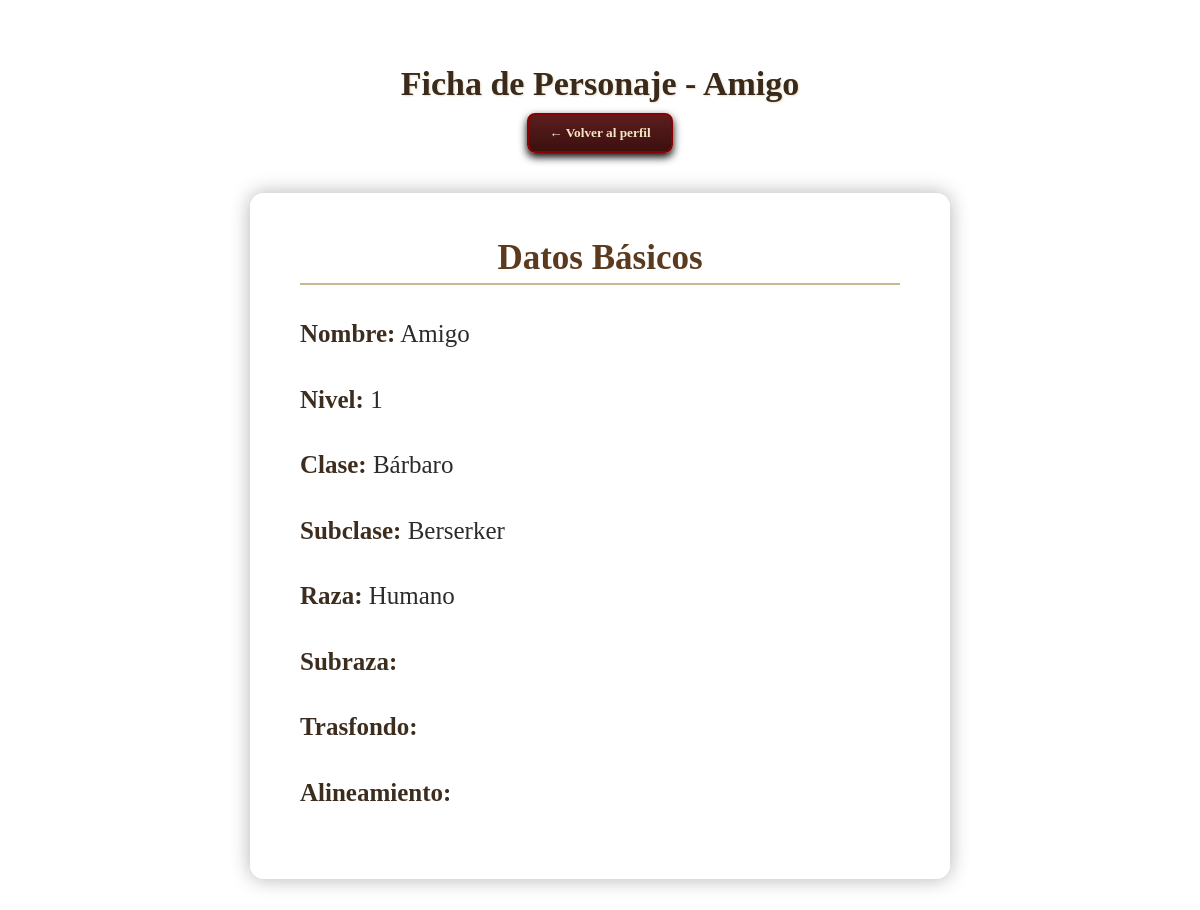
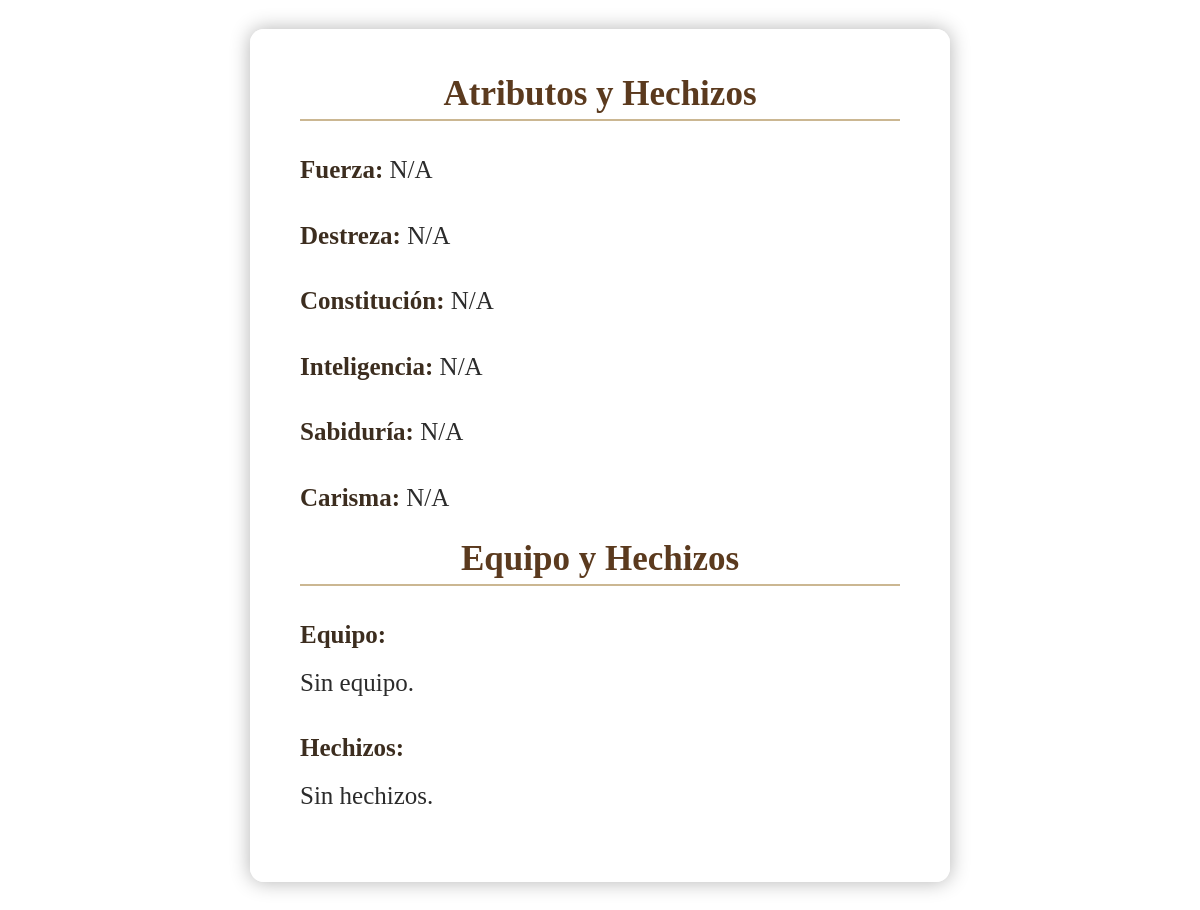
The app's page /Fichas/ver_ficha.php?id=10 (signed in) with its own data (2 pictures, top to bottom).
### tables this page shows
CREATE TABLE `fichas` (
  `id` int(11) NOT NULL,
  `usuario_id` int(11) NOT NULL,
  `nombre` varchar(255) NOT NULL,
  `nivel` int(11) NOT NULL,
  `clase` varchar(100) NOT NULL,
  `subclase` varchar(100) DEFAULT NULL,
  `raza` varchar(100) NOT NULL,
  `subraza` varchar(100) DEFAULT NULL,
  `trasfondo` text DEFAULT NULL,
  `alineamiento` varchar(100) DEFAULT NULL,
  `imagen` varchar(255) DEFAULT NULL,
  `fuerza` int(11) DEFAULT NULL,
  `destreza` int(11) DEFAULT NULL,
  `constitucion` int(11) DEFAULT NULL,
  `inteligencia` int(11) DEFAULT NULL,
  `sabiduria` int(11) DEFAULT NULL,
  `carisma` int(11) DEFAULT NULL,
  `equipo` text DEFAULT NULL,
  `hechizos` text DEFAULT NULL
);

### Fichas/ver_ficha.php (the view, shortened to what this page needs)
<?php
require_once '../conexion.php';
$id_ficha = intval($_GET['id']);
$usuario_id = $_SESSION['usuario_id'];
try {
    $query = "SELECT * FROM fichas WHERE id = :id AND usuario_id = :usuario_id";
    $stmt = $pdo->prepare($query);
    $stmt->execute(['id' => $id_ficha, 'usuario_id' => $usuario_id]);
    $ficha = $stmt->fetch(PDO::FETCH_ASSOC);
} catch (Exception $e) {
    echo "Error al obtener la ficha: " . $e->getMessage();
    exit();
}
?>
<!DOCTYPE html>
<html lang="es">
<head>
</head>
<body>
<header>Ficha de Personaje - <?php echo htmlspecialchars($ficha['nombre']); ?></header>
<div class="volver">
    <button onclick="window.location.href='../Php/perfil.php'">← Volver al perfil</button>
</div>
<div class="book">
    <div class="page">
        <h2>Datos Básicos</h2>
        <p><strong>Nombre:</strong> <?php echo htmlspecialchars($ficha['nombre']); ?></p>
        <p><strong>Nivel:</strong> <?php echo htmlspecialchars($ficha['nivel']); ?></p>
        <p><strong>Clase:</strong> <?php echo htmlspecialchars($ficha['clase']); ?></p>
        <p><strong>Subclase:</strong> <?php echo htmlspecialchars($ficha['subclase']); ?></p>
        <p><strong>Raza:</strong> <?php echo htmlspecialchars($ficha['raza']); ?></p>
        <p><strong>Subraza:</strong> <?php echo htmlspecialchars($ficha['subraza']); ?></p>
        <p><strong>Trasfondo:</strong> <?php echo htmlspecialchars($ficha['trasfondo']); ?></p>
        <p><strong>Alineamiento:</strong> <?php echo htmlspecialchars($ficha['alineamiento']); ?></p>
    </div>
    <div class="page">
        <h2>Atributos y Hechizos</h2>
        <p><strong>Fuerza:</strong> <?php echo htmlspecialchars($ficha['fuerza'] ?? 'N/A'); ?></p>
        <p><strong>Destreza:</strong> <?php echo htmlspecialchars($ficha['destreza'] ?? 'N/A'); ?></p>
        <p><strong>Constitución:</strong> <?php echo htmlspecialchars($ficha['constitucion'] ?? 'N/A'); ?></p>
        <p><strong>Inteligencia:</strong> <?php echo htmlspecialchars($ficha['inteligencia'] ?? 'N/A'); ?></p>
        <p><strong>Sabiduría:</strong> <?php echo htmlspecialchars($ficha['sabiduria'] ?? 'N/A'); ?></p>
        <p><strong>Carisma:</strong> <?php echo htmlspecialchars($ficha['carisma'] ?? 'N/A'); ?></p>
        <h2>Equipo y Hechizos</h2>
        <p><strong>Equipo:</strong><br><?php echo nl2br(htmlspecialchars($ficha['equipo'] ?? 'Sin equipo.')); ?></p>
        <p><strong>Hechizos:</strong><br><?php echo nl2br(htmlspecialchars($ficha['hechizos'] ?? 'Sin hechizos.')); ?></p>
    </div>
</div>
</body>
</html>

### Fichas/ver_ficha.php (style rules this page uses)
* { margin: 0; padding: 0; box-sizing: border-box; }
body { background-image: url('https://st5.depositphotos.com/1001735/64454/i/450/depositphotos_644548132-stock-photo-old-yellowed-open-book-black.jpg'); background-size: cover; background-position: center center; background-repeat: no-repeat; font-family: 'Georgia', serif; color: #2b2b2b; padding: 40px 20px; }
header { text-align: center; padding: 25px 0 10px; color: #3a2a1c; font-size: 34px; font-weight: bold; text-shadow: 1px 1px 2px #e9ddc2; }
.volver { text-align: center; margin-bottom: 40px; }
.volver button { background: linear-gradient(to bottom, #5c1e1e, #3c0f0f); color: #f5e6c4; padding: 10px 20px; border: 2px solid #8b0000; border-radius: 8px; font-weight: bold; font-family: 'Cinzel', serif; cursor: pointer; transition: all 0.3s ease; box-shadow: 0 4px 8px #000; }
.book { display: flex; justify-content: center; flex-wrap: wrap; gap: 60px; padding: 0 20px; }
.page { background-color: rgba(255, 255, 255, 0.95); padding: 45px 50px; border-radius: 14px; width: 700px; max-width: 95vw; box-shadow: 0 0 20px rgba(0,0,0,0.3); }
.page h2 { text-align: center; font-size: 35px; color: #5b3a1e; border-bottom: 2px solid #cbb792; margin-bottom: 25px; padding-bottom: 5px; }
.page p { font-size: 25px; margin-bottom: 18px; line-height: 1.9; }
.page strong { color: #3c2d1f; }

### records on screen
fichas: nombre "Amigo", nivel "1", clase "Bárbaro", subclase "Berserker", raza "Humano", fuerza "N/A", destreza "N/A", constitucion "N/A", inteligencia "N/A", sabiduria "N/A", carisma "N/A", equipo "Sin equipo.", hechizos "Sin hechizos."
